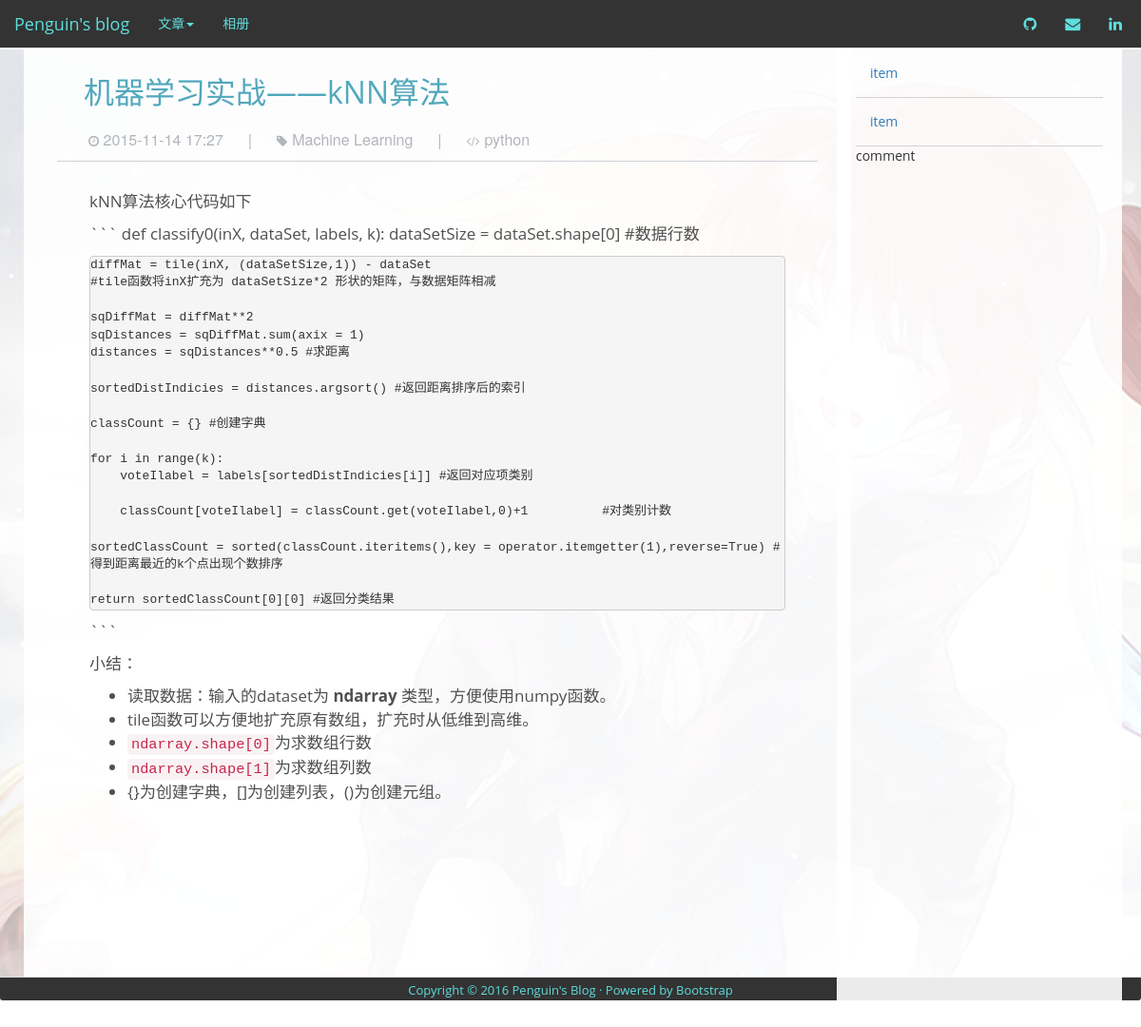
/post/1, run on the app's committed database.
### app/models.py (models this page shows)
class Post(db.Model):
    id = db.Column(db.Integer, primary_key=True)
    title = db.Column(db.String)
    body = db.Column(db.String)
    timestamp = db.Column(db.String)
    tag = db.Column(db.String)
    info = db.Column(db.String)
    body_markdown = db.Column(db.String)
    counter = db.Column(db.Integer)
    lan_used = db.Column(db.String)

### app/views.py (the view)
@app.route('/post/<post_id>')
def post(post_id):
    post = db.session.query(Post).filter(Post.id == post_id).first()
    html_txt = markdown.markdown(post.body_markdown)
    post.body = html_txt
    db.session.add(post)
    db.session.commit()
    return render_template('post.html',
                           post = post)

### app/views.py (called while the page is built)
@app.before_request #register a function to run before every request
def before_request():
    g.user = current_user
    if g.user.is_authenticated:
        g.user.last_seen = datetime.utcnow()
        db.session.add(g.user)
        db.session.commit()

### app/templates/post.html
{% extends "base.html" %}
{% block content %}
<div>
    <div class="post">
        <div class="post-header">
            <div class="post-title">{{post.title}}</div>
            <div class="post-header-buttom">
                <div class="post-timestamp"> {{post.timestamp}}</div>
                <div class="post-header-buttom-divider">|</div>
                <div class="post-tag">{{post.tag}}</div>
                <div class="post-header-buttom-divider">|</div>
                <div class="post-lan">{{post.lan_used}}</div>
            </div>
        </div>
        <div class="post-body font-kai">
            {{post.body | safe}}
        </div>
    </div>
</div>
{% endblock %}

### app/static/custom.css (style rules this page uses)
body { z-index: 0; font-family: 'Open Sans','Helvetica Neue',Arial,'Hiragino Sans GB','Microsoft YaHei','WenQuanYi Micro Hei',sans-serif; }
.post { margin: 10px; padding: 10px; padding-bottom: 100px; }
.post-header, .post-body { padding-left: 2em; padding-right: 2em; }
.post-header { display: block; color: #333; margin: 0; line-height: 20px; border-bottom: solid 1px #cfd2d8; }
.post-title { display: block; font-size: xx-large; color: #52a8bc; font-weight: 500; }
.post-header-buttom { display: block; padding-left: 5px; padding-top: 10px; padding-bottom: 10px; min-height: 30px; }
.post-timestamp:before { font-family: FontAwesome; content: "\f017"; font-size: small; }
.post-tag:before { font-family: FontAwesome; content: "\f02b"; font-size: small; padding-right: 5px; }
.post-lan:before { font-family: FontAwesome; content: "\f121"; font-size: small; padding-right: 5px; }
.post-timestamp, .post-tag, .post-lan { display: inline-block; padding: 20px; padding-bottom: 0px; font-size: medium; font-family: "Helvetica Neue", Helvetica, Arial, sans-serif; color: #b2b5ba; }
.post-timestamp { padding-left: 0px; }
.post-header-buttom-divider { display: inline-block; font-size: medium; color: #b2b5ba; }
.post-body { padding-top: 30px; padding-left: 2em; padding-right: 2em; font-size: 17px; font-weight: 400; color: #505050; }
pre { padding: 0px; }

### data on the page
Post: title "机器学习实战——kNN算法", timestamp "2015-11-14 17:27", tag "Machine Learning", lan_used "python", body "kNN算法核心代码如下 ``` def classify0(inX, dataSet, labels, k): dataSetSize = dataSet.shape[0] #数据行数 diffMat = tile(inX, (dataSetSize,1)) - dataSet #tile函数将inX扩充为 dataSetSize*2 形状的矩阵，与数据矩阵相减 sqDiffMat = diffMat**2 sqDistances = sqDiffMat.sum(axix = 1) distances = sqDistances**0.5 #求距离 sortedDistIndicies = distances.argsort() #返回距离排序后的索引 classCount = {} #创建字典 for i in range(k): voteIlabel = labels[sortedDistIndicies[i]] #返回对应项类别 classCount[voteIlabel] = classCount.get(voteIlabel,0)+1 #对类别计数 sortedClassCount = sorted(classCount.iteritems(),key = operator.itemgetter(1),reverse=True) #得到距离最近的k个点出现个数排序 return sortedClassCount[0][0] #返回分类结果 ``` 小结： 读取数据：输入的dataset为 ndarray 类型，方便使用numpy函数。…"
